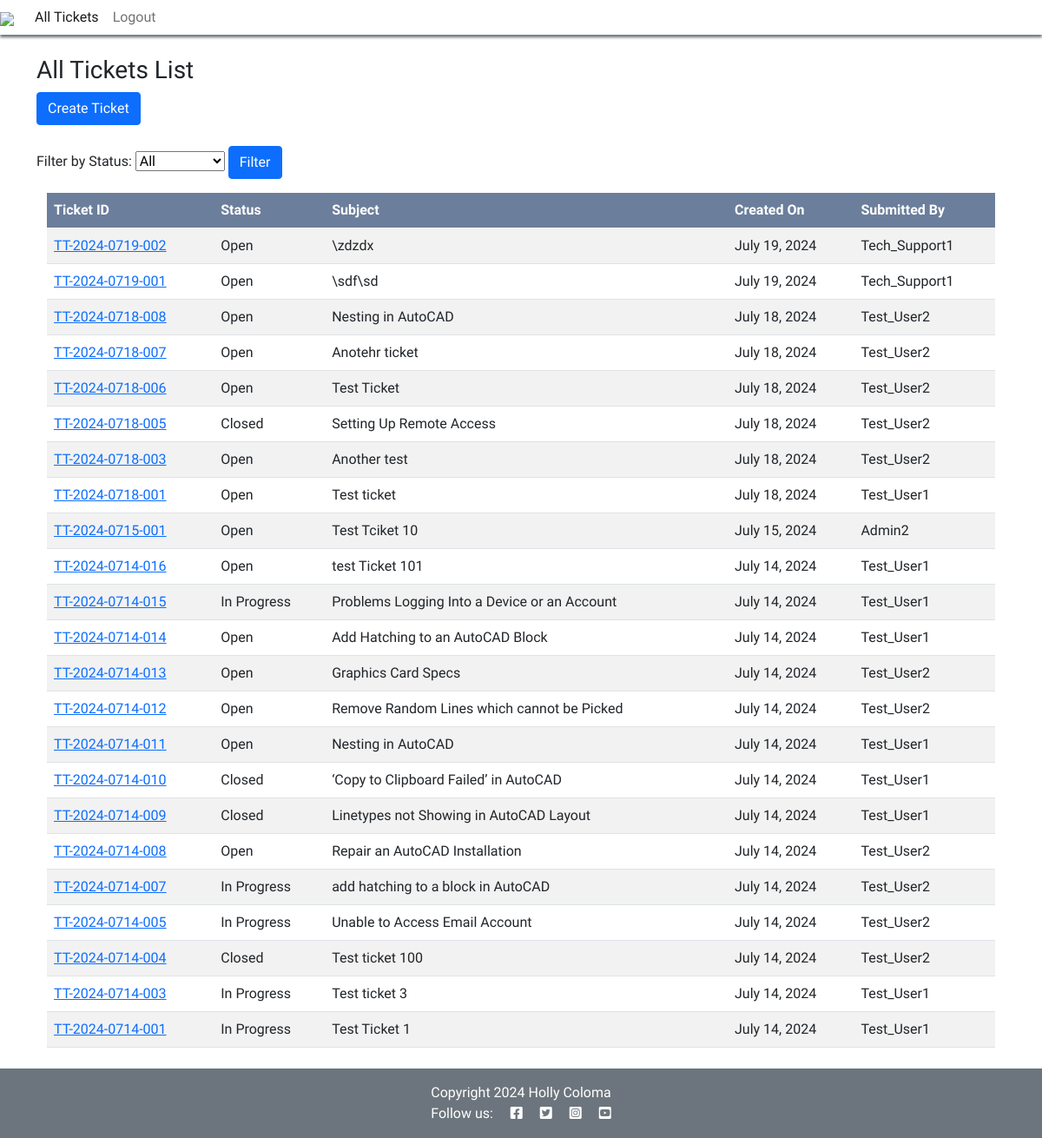
The app's page / (signed in), older data.
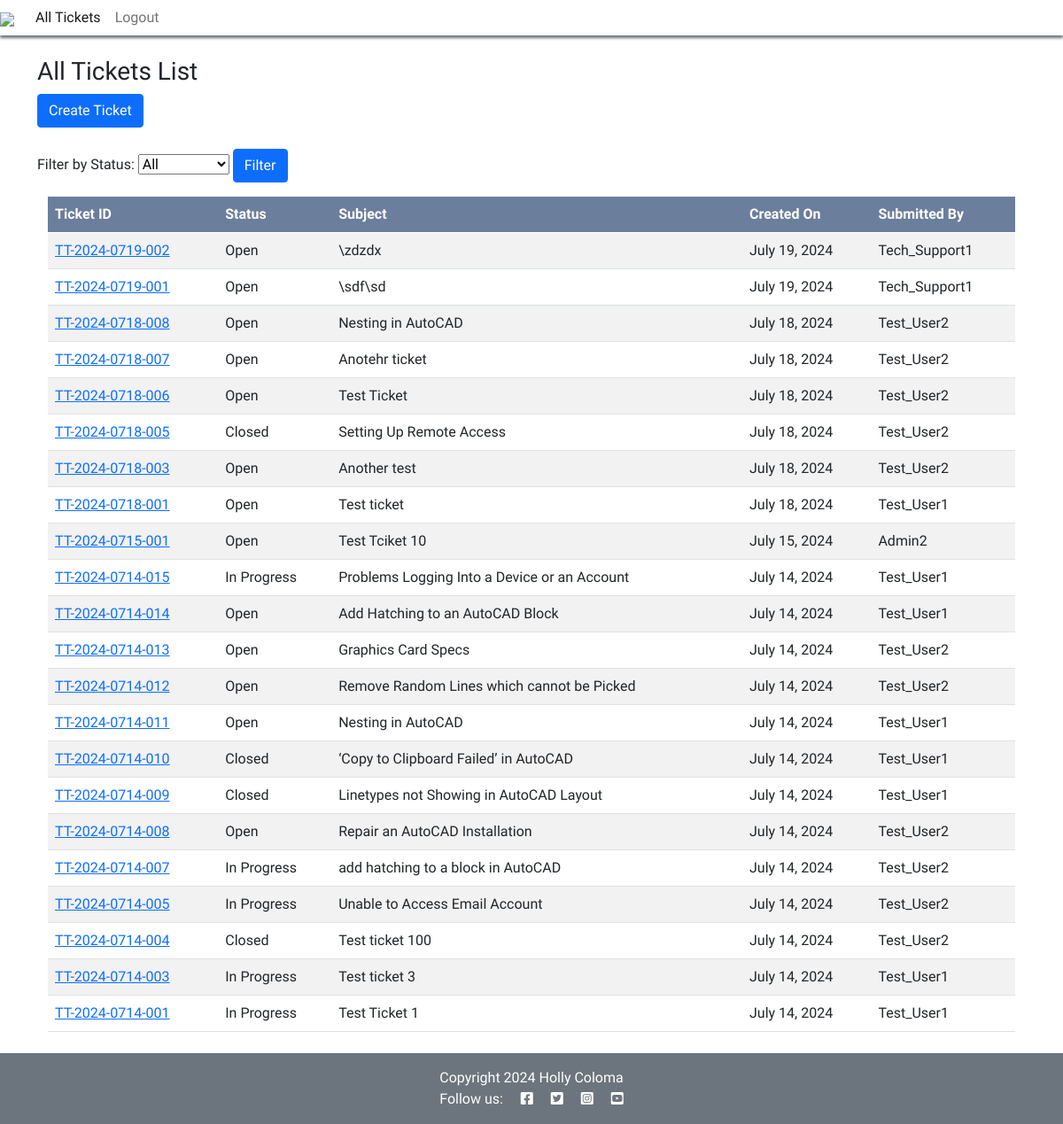
The same page, newer data.
### support/models.py (models this page shows, shortened)
class Ticket(models.Model):
    STATUS_OPTIONS = (
        ('Open', 'Open'),
        ('In Progress', 'In Progress'),
        ('Closed', 'Closed'),
    )
    ticket_id = models.CharField(max_length=20, unique=True)
    user = models.ForeignKey(User, on_delete=models.CASCADE)
    subject = models.CharField(max_length=255)
    description = models.TextField()
    status = models.CharField(max_length=20, choices=STATUS_OPTIONS, default='Open')
    created_on = models.DateTimeField(auto_now_add=True)
    updated_on = models.DateTimeField(auto_now=True)

### support/views.py (the view)
# urls.py: path('', views.home_page, name='home'),
def home_page(request):
    form = StatusFilterForm(request.GET)
    tickets = Ticket.objects.all().order_by('-created_on')
    if request.user.is_authenticated:
        if request.user.is_staff:
            tickets = tickets.order_by('-created_on')
        else:
            tickets = tickets.filter(user=request.user).order_by('-created_on')
        if form.is_valid():
            status = form.cleaned_data.get('status')
            if status:
                tickets = tickets.filter(status=status)
        return render(request, 'support/ticket_list.html', {
            'object_list': tickets,
            'filter_form': form
        })
    return render(request, 'support/index.html')

### support/forms.py
class StatusFilterForm(forms.Form):
    STATUS_OPTIONS = (
        ('', 'All'),
        ('Open', 'Open'),
        ('In Progress', 'In Progress'),
        ('Closed', 'Closed'),
    )
    status = forms.ChoiceField(choices=STATUS_OPTIONS, required=False, label='Filter by Status')

### support/templates/support/ticket_list.html (shortened to what this page needs)
{% extends "base.html" %}
{% block content %}
<div class="container mt-4">
    {% if user.is_staff %}<h3>All Tickets List</h3>{% else %}<h3>My Tickets List</h3>{% endif %}
    <div class="mb-4">
        <a href="{% url 'ticket_create' %}" class="btn btn-primary">Create Ticket</a>
    </div>
    <form method="get" action="" class="mt-3 mb-3">
        <div class="form-group">
            {{ filter_form.status.label_tag }}
            {{ filter_form.status }}
            <button type="submit" class="btn btn-primary">Filter</button>
        </div>
    </form>
    <div class="container-fluid">
        <div class="table-responsive table-scroll" data-mdb-perfect-scrollbar="true" style="position: relative; height: auto">
            <table class="table table-striped mb-0">
                <thead>
                    <tr>
                        <th scope="col">Ticket ID</th>
                        <th scope="col">Status</th>
                        <th scope="col" class="hide-mobile">Subject</th>
                        <th scope="col" class="hide-mobile">Created On</th>
                        <th scope="col" class="hide-mobile">Submitted By</th>
                    </tr>
                </thead>
                <tbody>
                    {% for ticket in object_list %}
                    <tr>
                        <td><a href="{% url 'ticket_detail' ticket.pk %}">{{ ticket.ticket_id }} </a></td>
                        <td>{{ ticket.status }}</td>
                        <td class="hide-mobile">{{ ticket.subject }}</td>
                        <td class="hide-mobile">{{ ticket.created_on|date:"F j, Y" }}</td>
                        <td class="hide-mobile">{{ ticket.user }}</td>
                    </tr>
                    {% empty %}
                    <tr>
                        <td colspan="5">No tickets found.</td>
                    </tr>
                    {% endfor %}
                </tbody>
            </table>
        </div>
    </div>
</div>
{% endblock %}

Row changes from the older to the newer data that the page shows:
removed Ticket: ticket_id "TT-2024-0714-016", status "Open", subject "test Ticket 101", created_on "July 14, 2024", user "Test_User1"
